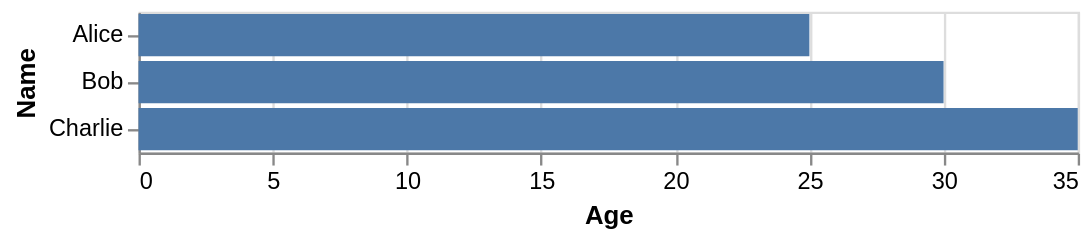

Source (notebook cell):
### Code cell
# Listing 2.3 Encodings in Altair

import pandas as pd
import altair as alt

# Create data for the DataFrame
data = {'Name': ['Alice', 'Bob', 'Charlie'],
        'Age': [25, 30, 35],
        'City': ['New York', 'Paris', 'London']
}


# Create the DataFrame from the data
df = pd.DataFrame(data)

# Create the chart
chart = alt.Chart(df).mark_bar(
).encode(
    x = 'Age:Q',
    y = 'Name:N'
)

chart.save('chart.html')

# to plot the chart inline.
chart.display()

### Figure 1 — Vega-Lite specification as saved in the notebook (floating-point values rounded to 4 significant figures)
{"config": {"view": {"continuousWidth": 400, "continuousHeight": 300}}, "data": {"name": "data-0c382a7e2b25acc44ea0fe6355a4f195"}, "mark": "bar", "encoding": {"x": {"field": "Age", "type": "quantitative"}, "y": {"field": "Name", "type": "nominal"}}, "$schema": "https://vega.github.io/schema/vega-lite/v4.17.0.json", "datasets": {"data-0c382a7e2b25acc44ea0fe6355a4f195": [{"Name": "Alice", "Age": 25, "City": "New York"}, {"Name": "Bob", "Age": 30, "City": "Paris"}, {"Name": "Charlie", "Age": 35, "City": "London"}]}}
